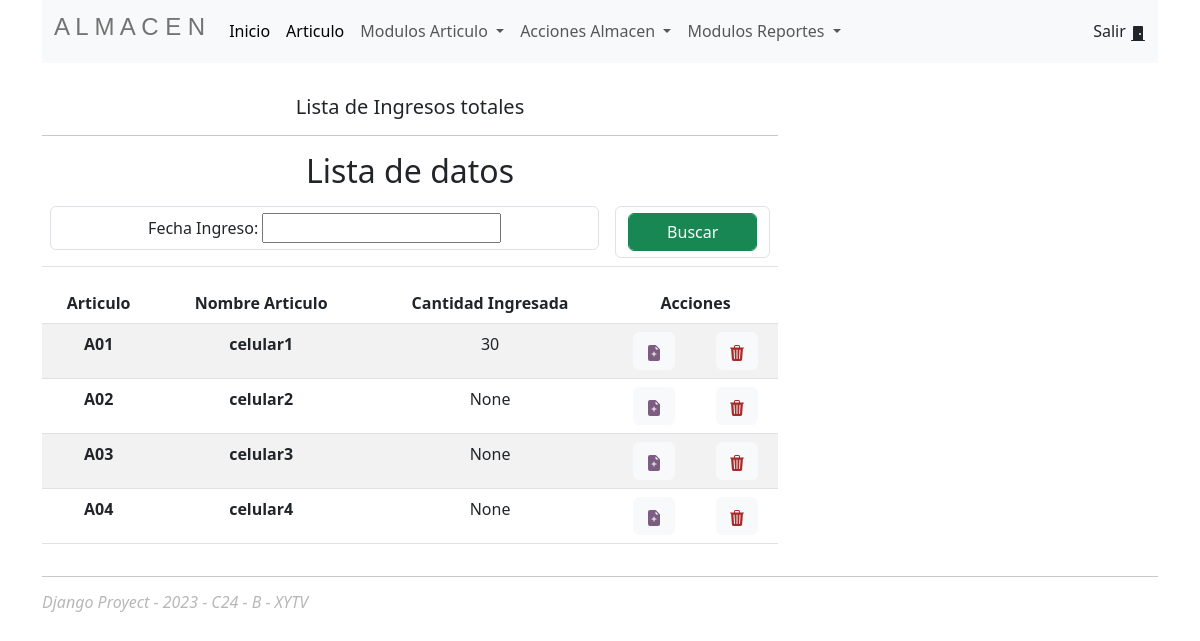
/reporteingreso (signed in), run on an earlier commit of the app's database.
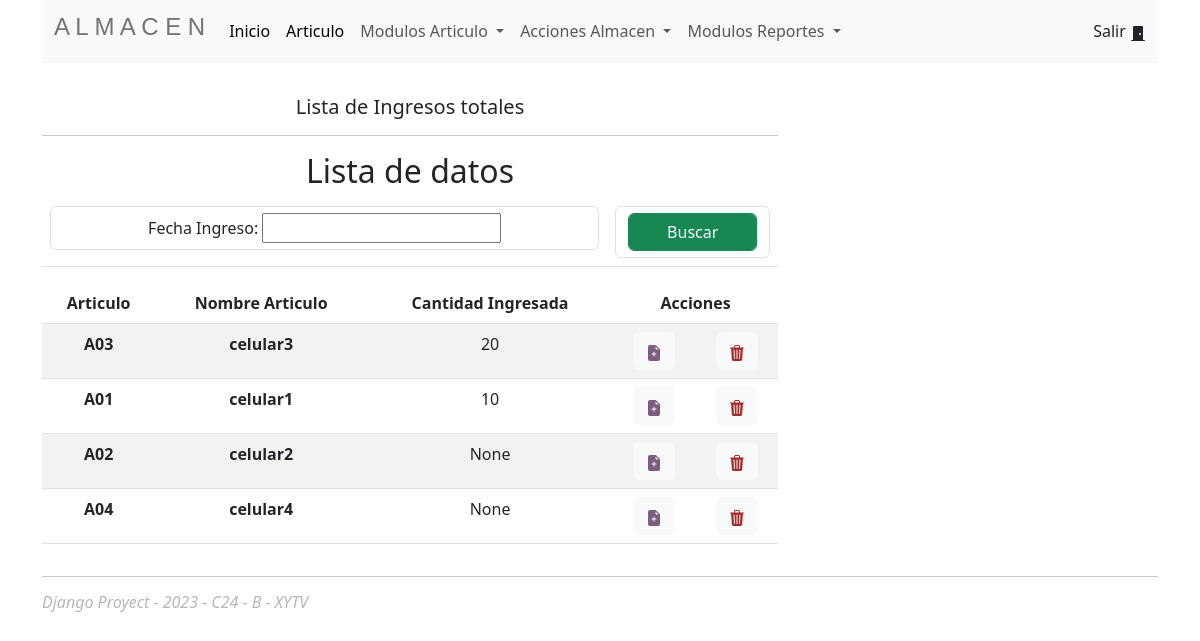
And on a later commit of the database.
### Almacen/models.py (models this page shows, shortened)
class Articulo(models.Model):
    codigo=models.CharField(primary_key=True, max_length=6)
    nombre=models.CharField(max_length=60)
    stock=models.IntegerField()
    codigo_Modelo = models.ForeignKey(Modelo, on_delete=models.CASCADE)
    codigo_Marca = models.ForeignKey(Marca, on_delete=models.CASCADE)
    codigo_Categoria=models.ForeignKey(Categoria, on_delete=models.CASCADE)

### Almacen/views.py (the view)
# urls.py: path('reporteingreso',views.reporteingreso,name='reporteingreso'),
@login_required
def reporteingreso(request):
    fingreso = request.POST.get("txtfingreso")
    reporte = Articulo.objects.annotate(value=Sum(F('orden_ingreso__cant_Art_Ingresados'))).values('codigo','nombre','value').order_by('-value')
    if fingreso:
        reporte = Articulo.objects.annotate(value=Sum(F('orden_ingreso__cant_Art_Ingresados'))).values('codigo','nombre','value').order_by('-value').filter(orden_ingreso__fecha_Ingreso__month = fingreso).distinct()
    context = {"reporte":reporte}
    return render(request, template_reporte_ingresos, context)

### Almacen/templates/reportes/reporteingreso.html (shortened to what this page needs)
{% extends 'base/index.html' %}
{% block content %}
<div class="row pt-3">
    <div class="col-8 pt-3 text-center">
        <h5>Lista de Ingresos totales</h5>
        <hr>
        <h2>Lista de datos</h2>
            <form method="POST">
                <table class="table">
                    <td>
                        <div class="form-control">
                            Fecha Ingreso: <input type="text" name="txtfingreso" value="{{ request.POST.fingreso }}"></imput>
                        </div>
                    </td>
                    <td>
                        <div class="form-control">
                            <button type="submit" class="btn btn-success form-control" >Buscar</button>
                        </div>
                    </td>
                </table>
            </form>
        <table class="table table-striped table-hover">
            <thead>
                <tr>
                    <th scope="col">Articulo</th>
                    <th scope="col">Nombre Articulo</th>
                    <th scope="col">Cantidad Ingresada</th>
                    <th scope="col" colspan="2">Acciones</th>
                </tr>
            </thead>
            <tbody>
                <tr>
                    {% for r in reporte %}
                    <th scope="row">{{r.codigo}}</th>
                    <th scope="row">{{r.nombre}}</th>
                    <td scope="row">{{r.value}}</td>
                    <td>
                        <button type="button" class="btn btn-light">
                            <a class="editar" href="/articulo/edicionarticulo/{{a.codigo}}">
                            </a>
                        </button>
                    </td>
                    <td>
                        <button type="button" class="btn btn-light">
                            <a class="eliminar" href="/articulo/eliminararticulo/{{a.codigo}}">
                            </a>
                        </button>
                    </td>
                </tr>
                {% endfor %}
            </tbody>
        </table>
    </div>
</div>
{% endblock %}

What changed in the data, as far as the page shows it:
changed Articulo "celular3": value "None" → "20"; moves up the list
computed for Articulo "celular1": value "30" → "10"
